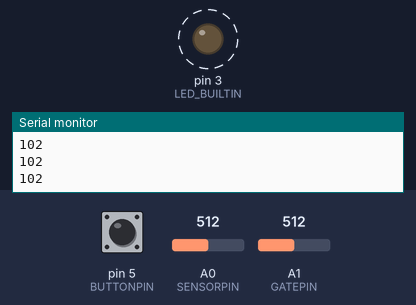
A sketch run on a simulated Arduino Uno, built with avr-gcc and run on an emulated ATmega328P. On the bench: output pins drawn as LEDs (lit = HIGH), the last lines printed to the serial monitor. Dashed ring = blinking. The test bench sets the inputs (shaded band); at power-on: A1 (GATEPIN) = 512, A0 (SENSORPIN) = 512, pin 5 (BUTTONPIN) LOW. MIDI output is not drawn; random numbers use the default seed unless the sketch sets one.

Above: at 1.3 s.
1.4 s: A1 (GATEPIN) set to 0
2.9 s: A0 (SENSORPIN) set to 21
4.4 s: A0 (SENSORPIN) set to 17
At 5.7 s:
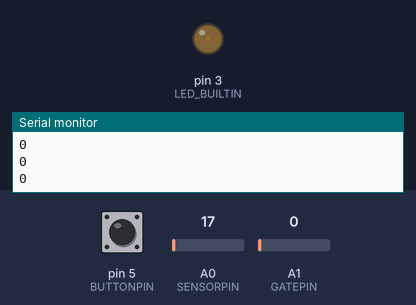
6.0 s: A1 (GATEPIN) set to 716
At 6.09 s:
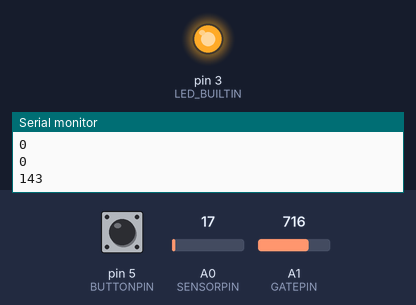
Timing chart, 0 to 8.6 s (numbered marks = the images above; inputs shaded):
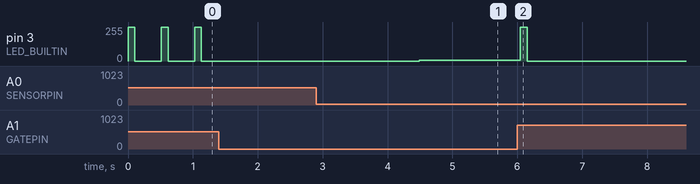

Measured:
- the behaviour switches between 19 and 18 on A0 (SENSORPIN) (found by bisection; images 0 and 1)
- after the input at 4.4 s, pin 3 (LED_BUILTIN): 0/255 → 6/255 after 0.09 s
- after the input at 6.0 s, pin 3 (LED_BUILTIN): 6/255 → 255/255 after 0.05 s, → 0/255 0.11 s later
- by itself, pin 3 (LED_BUILTIN): alternates 255/255 for 0.10 s and 0/255 for 0.41 s

The sketch:

8-Tempo_GateLength_RandomChords_Scaled_Button_Transpose.ino
```cpp
// Simple example of playing a random  MIDI chords in a certain scale on channel 1 in a tempo based on the level of a potentiometer ( sensor) attached to A0;
// The gatelength is controlled by a lightsensor connected to A1
// A button connected to pin 5 transposes a certain amount
//by Michel Gutlich for the Resonant Frequencies workshop #2

#define LED_BUILTIN 3 // A led is attached to pin 3 to have some visual indication of what is happening
#define SENSORPIN A0 //A potentiomter connected to A0
#define GATEPIN A1 //A lightsensor connected to A1
#define BUTTONPIN 5 //A button connected to pin 5

// We are goin to use the FortySevenEffects MIDI library. Make sure it downloaded and installed through the Library Manager
//https://github.com/FortySevenEffects/arduino_midi_library
#include <MIDI.h>

MIDI_CREATE_DEFAULT_INSTANCE(); //Create a standard instance of a hardware Serial Port MIDI device

int tempo = 500; // Declare the variable 'tempo' and give it the initial value of 500 mSec;

int channel = 1; //The MIDI channel we are going to send messages to. Make this the channel number your synthesizer is set on. Channel numbers are between 1 and 16

int noteA = 42; //The note number we are going send. Note numbers are between 0 and 127
int noteB = 42; //The note number we are going send. Note numbers are between 0 and 127
int noteC = 42; //The note number we are going send. Note numbers are between 0 and 127

int velocity = 127; //The velocity ( volume) of the note we are going to send. Velocty value are between 0 and 127

int gateLength = 20;

bool debug = true; //Set this to false to turn off debugging to the USB serial port

int numNotesInScale; //This will hold the number of notes in a scale

int scale = 1 ; //This parameter will set the type of scale , 0 = chromatic, 1 = pentatatonic and 2 = blues scale
int range = 12; //The range of the random notes to be selected
int transpose = 32; //Transpose the range to a certain place on the scale

int playing;

void setup()
{
    if(debug) Serial.begin(115200); //Setup the USB serial port for debugging if the boolean 'debug' is true

    pinMode(LED_BUILTIN, OUTPUT);    //Set the pin where the led is attached to as an output
    pinMode (BUTTONPIN,INPUT);
    MIDI.begin(MIDI_CHANNEL_OMNI);   // Launch MIDI and listen on all channels
    analogReference(EXTERNAL); //Set the analog reference to external so we can use 3.3 volts as a reference. A wire must be connected from the ARef pin to 3.3V
}

void loop()
{
    if ( digitalRead(BUTTONPIN))transpose = 24; else transpose = 32; //Check if button is pressed and transpose according

    MIDI.read();            // Listen for incomming MIDI messages. It's a good thing to always implement this function in your own code

    tempo = analogRead(SENSORPIN); // Read analog port A0 and put the value in the parameter tempo. The value will be between 0 and 1023

    gateLength = analogRead(GATEPIN)/5; // Read analog port A1 and put the value in the parameter velocity. The value will be between 0 and 1023 zo we have to divide it by a scale factor to be in range

    if(debug) Serial.println(gateLength); //Send the value to the USB Serial portfor debugging if the boolean 'debug' is true

    noteA = setScale(random(range), scale, transpose); //Choose a random note number between 0 and 127, scale it and transpose it
    noteB = setScale(random(range), scale, transpose); //Choose a random note number between 0 and 127, scale it and transpose it
    noteC = setScale(random(range), scale, transpose); //Choose a random note number between 0 and 127, scale it and transpose it

    digitalWrite(LED_BUILTIN, HIGH); //Turn the led on

    MIDI.sendNoteOn(noteA, velocity, channel);    // Send the note with a velocity on a channel
    MIDI.sendNoteOn(noteB, velocity, channel);    // Send the note with a velocity on a channel
    MIDI.sendNoteOn(noteC, velocity, channel);    // Send the note with a velocity on a channel

    delay(gateLength);		    // Wait for the amount of gate length

    MIDI.sendNoteOff(noteA, 0, channel);  // Stop the note
    MIDI.sendNoteOff(noteB, 0, channel);  // Stop the note
    MIDI.sendNoteOff(noteC, 0, channel);  // Stop the note

    digitalWrite(LED_BUILTIN, LOW); //Turn off the led

    delay(tempo - gateLength);	        // Wait for an amount of time minus the gate length

}

//Experiments:
//Play arpegios instead of chords ( hint: place delay's in betweenthe notes)
```

Source omitted: scales.ino (data table, 2447 bytes)
